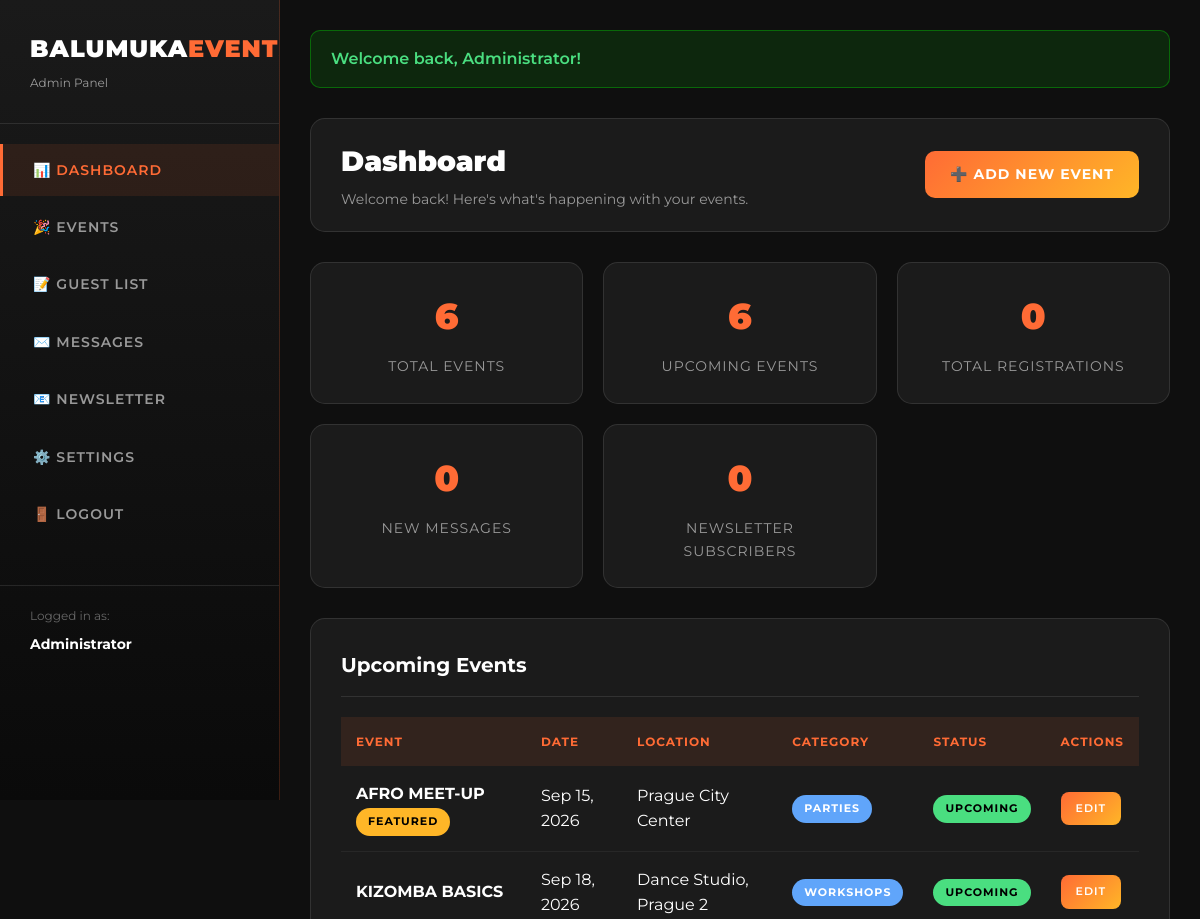
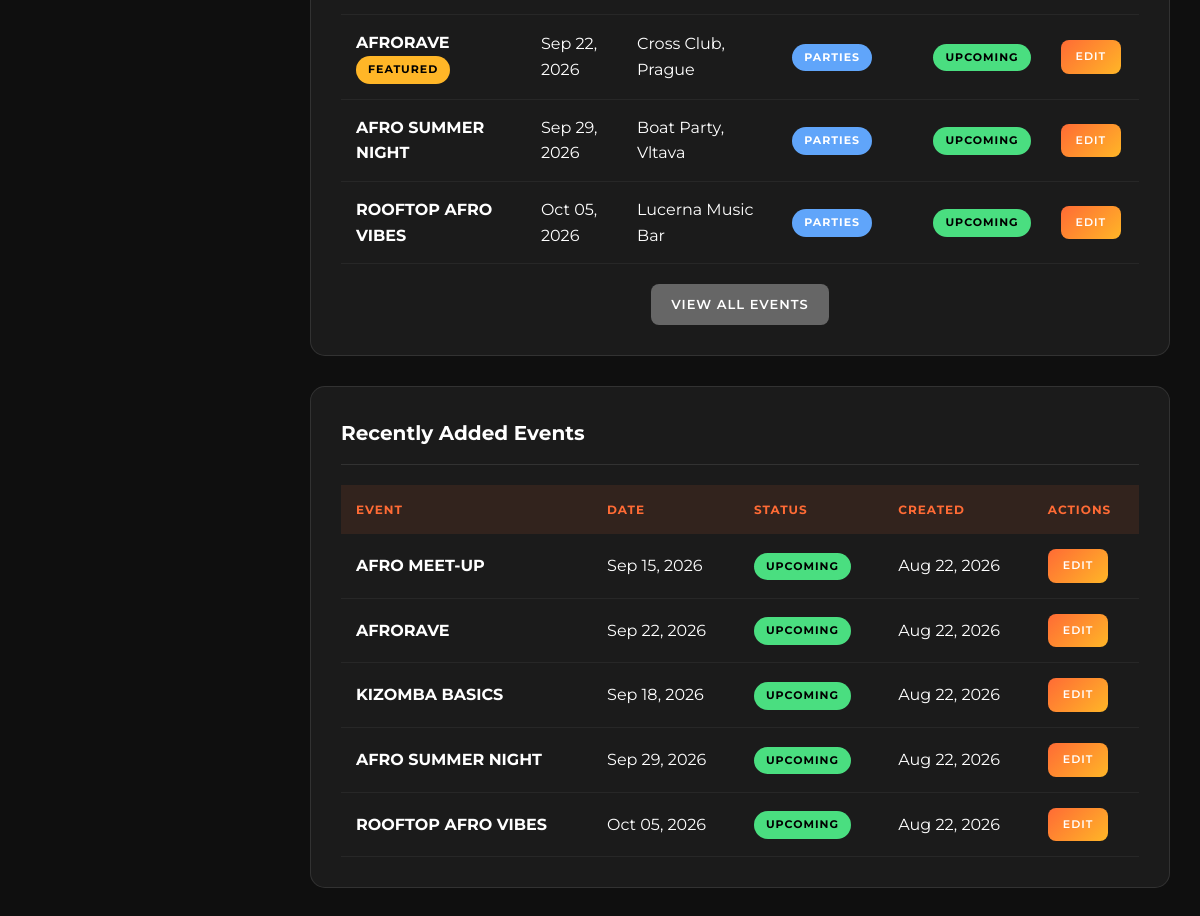
/admin/index.php (signed in), run on the app's committed database (2 pictures, top to bottom).
### tables this page shows
CREATE TABLE IF NOT EXISTS events (
    id INT(11) UNSIGNED AUTO_INCREMENT PRIMARY KEY,
    title VARCHAR(200) NOT NULL,
    slug VARCHAR(250) NOT NULL UNIQUE,
    description TEXT NOT NULL,
    date DATE NOT NULL,
    time VARCHAR(50),
    location VARCHAR(200) NOT NULL,
    venue_address VARCHAR(255),
    genre VARCHAR(200),
    category ENUM('parties', 'festivals', 'workshops', 'other') DEFAULT 'parties',
    image VARCHAR(255),
    price_info VARCHAR(100),
    ticket_link VARCHAR(500),
    capacity INT(11),
    status ENUM('upcoming', 'ongoing', 'past', 'cancelled') DEFAULT 'upcoming',
    featured TINYINT(1) DEFAULT 0,
    hot_tag TINYINT(1) DEFAULT 0,
    meta_keywords VARCHAR(255),
    meta_description VARCHAR(500),
    created_at TIMESTAMP DEFAULT CURRENT_TIMESTAMP,
    updated_at TIMESTAMP DEFAULT CURRENT_TIMESTAMP ON UPDATE CURRENT_TIMESTAMP,
    INDEX idx_date (date),
    INDEX idx_status (status),
    INDEX idx_category (category),
    INDEX idx_featured (featured),
    INDEX idx_slug (slug)
);

### includes/functions.php (called while the page is built, shortened)
<?php
function formatDate($date, $format = 'M d, Y') {
    return date($format, strtotime($date));
}
function timeAgo($datetime) {
    $time = strtotime($datetime);
    $diff = time() - $time;
    return date('M d, Y', $time);
}
function getCurrentAdmin() {
    $db = getDB();
    $stmt = $db->prepare("SELECT id, username, email, full_name FROM admin_users WHERE id = ?");
    $stmt->execute([$_SESSION['admin_id']]);
    return $stmt->fetch();
}
function getFlash() {
    $messages = $_SESSION['flash'];
    return $messages;
}
function getEvents($filters = []) {
    $db = getDB();
    $sql = "SELECT * FROM events WHERE 1=1";
    $params = [];
    if (!empty($filters['status'])) {
        $sql .= " AND status = ?";
        $params[] = $filters['status'];
    }
    $orderBy = $filters['order_by'] ?? 'date';
    $orderDir = $filters['order_dir'] ?? 'ASC';
    $sql .= " ORDER BY {$orderBy} {$orderDir}";
    if (isset($filters['limit'])) {
        $sql .= " LIMIT " . (int)$filters['limit'];
    }
    $stmt = $db->prepare($sql);
    $stmt->execute($params);
    return $stmt->fetchAll();
}
function e($string) {
    return htmlspecialchars($string ?? '', ENT_QUOTES, 'UTF-8');
}

### admin/index.php (the view, shortened to what this page needs)
<?php
require_once '../includes/functions.php';
$db = getDB();
$totalEvents = $db->query("SELECT COUNT(*) FROM events")->fetchColumn();
$upcomingEvents = $db->query("SELECT COUNT(*) FROM events WHERE status = 'upcoming'")->fetchColumn();
$totalRegistrations = $db->query("SELECT COUNT(*) FROM registrations")->fetchColumn();
$newMessages = $db->query("SELECT COUNT(*) FROM contact_messages WHERE status = 'new'")->fetchColumn();
$subscribers = $db->query("SELECT COUNT(*) FROM newsletter_subscribers WHERE status = 'active'")->fetchColumn();
$recentEvents = getEvents(['limit' => 5, 'order_by' => 'created_at', 'order_dir' => 'DESC']);
$upcomingEventsList = getEvents(['status' => 'upcoming', 'limit' => 5, 'order_by' => 'date', 'order_dir' => 'ASC']);
include 'includes/header.php';
?>
<div class="top-bar">
    <div class="page-title-section">
        <h1>Dashboard</h1>
        <p>Welcome back! Here's what's happening with your events.</p>
    </div>
    <div class="top-actions">
        <a href="event-add.php">➕ Add New Event</a>
    </div>
</div>
<div class="stats-grid">
    <div class="stat-card">
        <div class="stat-number"><?= $totalEvents ?></div>
        <div class="stat-label">Total Events</div>
    </div>
    <div class="stat-card">
        <div class="stat-number"><?= $upcomingEvents ?></div>
        <div class="stat-label">Upcoming Events</div>
    </div>
    <div class="stat-card">
        <div class="stat-number"><?= $totalRegistrations ?></div>
        <div class="stat-label">Total Registrations</div>
    </div>
    <div class="stat-card">
        <div class="stat-number"><?= $newMessages ?></div>
        <div class="stat-label">New Messages</div>
    </div>
    <div class="stat-card">
        <div class="stat-number"><?= $subscribers ?></div>
        <div class="stat-label">Newsletter Subscribers</div>
    </div>
</div>
<div class="card">
    <h2>Upcoming Events</h2>
    <?php if (empty($upcomingEventsList)): ?>
        <p style="color: #999;">No upcoming events scheduled.</p>
    <?php else: ?>
        <div class="table-responsive">
            <table>
                <thead>
                    <tr>
                        <th>Event</th>
                        <th>Date</th>
                        <th>Location</th>
                        <th>Category</th>
                        <th>Status</th>
                        <th>Actions</th>
                    </tr>
                </thead>
                <tbody>
                    <?php foreach ($upcomingEventsList as $event): ?>
                        <tr>
                            <td>
                                <strong><?= e($event['title']) ?></strong>
                                <?php if ($event['featured']): ?>
                                    <span class="badge badge-warning">Featured</span>
                                <?php endif; ?>
                            </td>
                            <td><?= formatDate($event['date']) ?></td>
                            <td><?= e($event['location']) ?></td>
                            <td><span class="badge badge-info"><?= e($event['category']) ?></span></td>
                            <td><span class="badge badge-success"><?= e($event['status']) ?></span></td>
                            <td>
                                <a href="event-edit.php?id=<?= $event['id'] ?>" class="btn btn-primary btn-sm">Edit</a>
                            </td>
                        </tr>
                    <?php endforeach; ?>
                </tbody>
            </table>
        </div>
        <div style="margin-top: 20px; text-align: center;">
            <a href="events.php" class="btn btn-secondary">View All Events</a>
        </div>
    <?php endif; ?>
</div>
<div class="card">
    <h2>Recently Added Events</h2>
    <?php if (empty($recentEvents)): ?>
        <p style="color: #999;">No events added yet.</p>
    <?php else: ?>
        <div class="table-responsive">
            <table>
                <thead>
                    <tr>
                        <th>Event</th>
                        <th>Date</th>
                        <th>Status</th>
                        <th>Created</th>
                        <th>Actions</th>
                    </tr>
                </thead>
                <tbody>
                    <?php foreach ($recentEvents as $event): ?>
                        <tr>
                            <td><strong><?= e($event['title']) ?></strong></td>
                            <td><?= formatDate($event['date']) ?></td>
                            <td>
                                <?php
                                $statusClass = match($event['status']) {
                                    'upcoming' => 'badge-success',
                                    'ongoing' => 'badge-info',
                                    'past' => 'badge-secondary',
                                    'cancelled' => 'badge-danger',
                                    default => 'badge-info'
                                };
                                ?>
                                <span class="badge <?= $statusClass ?>"><?= e($event['status']) ?></span>
                            </td>
                            <td><?= timeAgo($event['created_at']) ?></td>
                            <td>
                                <a href="event-edit.php?id=<?= $event['id'] ?>" class="btn btn-primary btn-sm">Edit</a>
                            </td>
                        </tr>
                    <?php endforeach; ?>
                </tbody>
            </table>
        </div>
    <?php endif; ?>
</div>
<?php include 'includes/footer.php'; ?>

### admin/includes/header.php (shortened to what this page needs)
<?php
$currentAdmin = getCurrentAdmin();
$currentPage = basename($_SERVER['PHP_SELF'], '.php');
?>
<!DOCTYPE html>
<html lang="en">
<head>
</head>
<body>
    <div class="admin-wrapper">
        <aside class="sidebar">
            <div class="sidebar-logo">
                <h1>BALUMUKA<span>EVENTS</span></h1>
                <p>Admin Panel</p>
            </div>
            <ul class="sidebar-menu">
                <li><a href="index.php" class="<?= $currentPage === 'index' ? 'active' : '' ?>">📊 Dashboard</a></li>
                <li><a href="events.php" class="<?= $currentPage === 'events' ? 'active' : '' ?>">🎉 Events</a></li>
                <li><a href="registrations.php" class="<?= $currentPage === 'registrations' ? 'active' : '' ?>">📝 Guest List</a></li>
                <li><a href="messages.php" class="<?= $currentPage === 'messages' ? 'active' : '' ?>">✉️ Messages</a></li>
                <li><a href="subscribers.php" class="<?= $currentPage === 'subscribers' ? 'active' : '' ?>">📧 Newsletter</a></li>
                <li><a href="settings.php" class="<?= $currentPage === 'settings' ? 'active' : '' ?>">⚙️ Settings</a></li>
                <li><a href="logout.php">🚪 Logout</a></li>
            </ul>
            <div class="sidebar-user">
                <p>Logged in as:</p>
                <strong><?= e($currentAdmin['full_name']) ?></strong>
            </div>
        </aside>
        <main class="main-content">
            <?php
            $flashMessages = getFlash();
            if (!empty($flashMessages)):
            ?>
            <div class="flash-messages">
                <?php foreach ($flashMessages as $flash): ?>
                    <div class="flash <?= e($flash['type']) ?>">
                        <?= e($flash['message']) ?>
                    </div>
                <?php endforeach; ?>
            </div>
            <?php endif; ?>

### admin/includes/footer.php
        </main>
    </div>
</body>
</html>

### admin/includes/header.php (style rules this page uses)
* { margin: 0; padding: 0; box-sizing: border-box; }
body { font-family: 'Montserrat', sans-serif; background: #0f0f0f; color: #fff; line-height: 1.6; }
.admin-wrapper { display: flex; min-height: 100vh; }
.sidebar { width: 280px; background: linear-gradient(180deg, #1A1A1A 0%, #0A0A0A 100%); border-right: 1px solid rgba(255, 107, 53, 0.2); padding: 30px 0; position: fixed; height: 100vh; overflow-y: auto; }
.sidebar-logo { padding: 0 30px 30px; border-bottom: 1px solid rgba(255, 255, 255, 0.1); }
.sidebar-logo h1 { font-size: 24px; font-weight: 900; color: #fff; letter-spacing: 1px; }
.sidebar-logo span { color: #FF6B35; }
.sidebar-logo p { color: #999; font-size: 12px; margin-top: 5px; }
.sidebar-menu { list-style: none; padding: 20px 0; }
.sidebar-menu li { margin-bottom: 5px; }
.sidebar-menu a { display: block; padding: 15px 30px; color: #999; text-decoration: none; font-size: 14px; font-weight: 600; text-transform: uppercase; letter-spacing: 1px; transition: all 0.3s; border-left: 3px solid transparent; }
.sidebar-menu a:hover, .sidebar-menu a.active { background: rgba(255, 107, 53, 0.1); color: #FF6B35; border-left-color: #FF6B35; }
.sidebar-user { padding: 20px 30px; border-top: 1px solid rgba(255, 255, 255, 0.1); margin-top: 20px; }
.sidebar-user p { color: #666; font-size: 12px; margin-bottom: 5px; }
.sidebar-user strong { color: #fff; font-size: 14px; }
.main-content { flex: 1; margin-left: 280px; padding: 30px; }
.top-bar { background: rgba(255, 255, 255, 0.05); border: 1px solid rgba(255, 255, 255, 0.1); border-radius: 15px; padding: 20px 30px; margin-bottom: 30px; display: flex; justify-content: space-between; align-items: center; }
.page-title-section h1 { font-size: 28px; font-weight: 900; color: #fff; }
.page-title-section p { color: #999; font-size: 14px; margin-top: 5px; }
.top-actions a { display: inline-block; padding: 12px 25px; background: linear-gradient(135deg, #FF6B35 0%, #FFB627 100%); color: #fff; text-decoration: none; border-radius: 10px; font-size: 14px; font-weight: 700; text-transform: uppercase; letter-spacing: 1px; transition: all 0.3s; }
.flash-messages { margin-bottom: 30px; }
.flash { padding: 15px 20px; border-radius: 10px; margin-bottom: 15px; font-weight: 600; }
.flash.success { background: rgba(0, 255, 0, 0.1); border: 1px solid rgba(0, 255, 0, 0.3); color: #4ade80; }
.card { background: rgba(255, 255, 255, 0.05); border: 1px solid rgba(255, 255, 255, 0.1); border-radius: 15px; padding: 30px; margin-bottom: 30px; }
.card h2 { font-size: 20px; font-weight: 700; color: #fff; margin-bottom: 20px; padding-bottom: 15px; border-bottom: 1px solid rgba(255, 255, 255, 0.1); }
.table-responsive { overflow-x: auto; }
table { width: 100%; border-collapse: collapse; }
th { background: rgba(255, 107, 53, 0.1); color: #FF6B35; padding: 15px; text-align: left; font-weight: 700; text-transform: uppercase; font-size: 12px; letter-spacing: 1px; }
td { padding: 15px; border-bottom: 1px solid rgba(255, 255, 255, 0.05); }
.btn { display: inline-block; padding: 10px 20px; border-radius: 8px; text-decoration: none; font-size: 13px; font-weight: 600; text-transform: uppercase; letter-spacing: 1px; transition: all 0.3s; border: none; cursor: pointer; }
.btn-primary { background: linear-gradient(135deg, #FF6B35 0%, #FFB627 100%); color: #fff; }
.btn-secondary { background: #666; color: #fff; }
.btn-sm { padding: 8px 15px; font-size: 11px; }
.badge { display: inline-block; padding: 5px 12px; border-radius: 20px; font-size: 11px; font-weight: 700; text-transform: uppercase; letter-spacing: 1px; }
.badge-success { background: #4ade80; color: #000; }
.badge-warning { background: #FFB627; color: #000; }
.badge-info { background: #60a5fa; color: #fff; }
.stats-grid { display: grid; grid-template-columns: repeat(auto-fit, minmax(250px, 1fr)); gap: 20px; margin-bottom: 30px; }
.stat-card { background: rgba(255, 255, 255, 0.05); border: 1px solid rgba(255, 255, 255, 0.1); border-radius: 15px; padding: 25px; text-align: center; }
.stat-number { font-size: 36px; font-weight: 900; color: #FF6B35; margin-bottom: 10px; }
.stat-label { color: #999; font-size: 14px; text-transform: uppercase; letter-spacing: 1px; }

### data on the page
events: title "AFRO MEET-UP", featured "FEATURED", date "Sep 15, 2026", location "Prague City Center", category "PARTIES", status "UPCOMING", created_at "Aug 22, 2026"
events: title "KIZOMBA BASICS", date "Sep 18, 2026", location "Dance Studio, Prague 2", category "WORKSHOPS", status "UPCOMING", created_at "Aug 22, 2026"
events: title "AFRORAVE", featured "FEATURED", date "Sep 22, 2026", location "Cross Club, Prague", category "PARTIES", status "UPCOMING", created_at "Aug 22, 2026"
events: title "AFRO SUMMER NIGHT", date "Sep 29, 2026", location "Boat Party, Vltava", category "PARTIES", status "UPCOMING", created_at "Aug 22, 2026"
events: title "ROOFTOP AFRO VIBES", date "Oct 05, 2026", location "Lucerna Music Bar", category "PARTIES", status "UPCOMING", created_at "Aug 22, 2026"

### other printed values
$currentAdmin['full_name'] "Administrator"
$flash['message'] "Welcome back, Administrator!"
$totalEvents "6"
$upcomingEvents "6"
$totalRegistrations "0"
$newMessages "0"
$subscribers "0"
